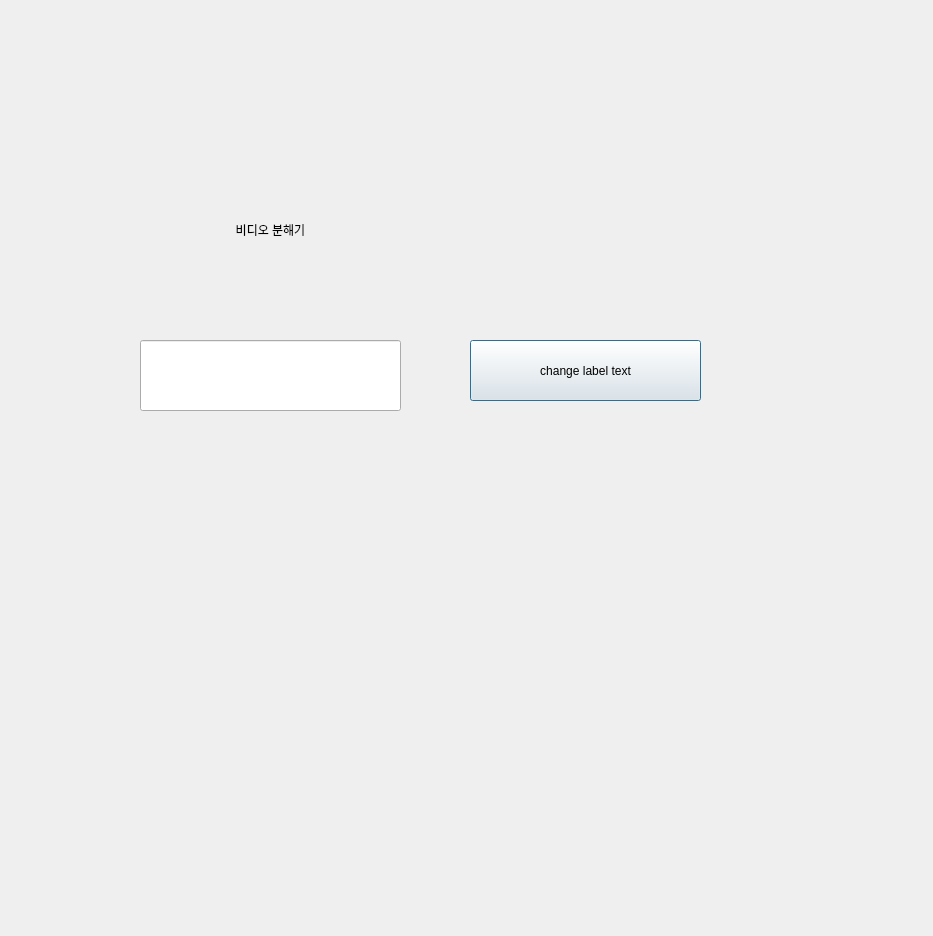
<?xml version="1.0" encoding="UTF-8"?>
<ui version="4.0">
 <class>Dialog</class>
 <widget class="QDialog" name="Dialog">
  <property name="geometry">
   <rect>
    <x>0</x>
    <y>0</y>
    <width>933</width>
    <height>936</height>
   </rect>
  </property>
  <property name="windowTitle">
   <string>Dialog</string>
  </property>
  <widget class="QPushButton" name="btn_changeText">
   <property name="geometry">
    <rect>
     <x>470</x>
     <y>340</y>
     <width>231</width>
     <height>61</height>
    </rect>
   </property>
   <property name="text">
    <string>change label text</string>
   </property>
  </widget>
  <widget class="QLabel" name="label">
   <property name="geometry">
    <rect>
     <x>110</x>
     <y>190</y>
     <width>321</width>
     <height>81</height>
    </rect>
   </property>
   <property name="text">
    <string>&lt;html&gt;&lt;head/&gt;&lt;body&gt;&lt;p align=&quot;center&quot;&gt;비디오 분해기&lt;/p&gt;&lt;/body&gt;&lt;/html&gt;</string>
   </property>
  </widget>
  <widget class="QLineEdit" name="lineedit_Test">
   <property name="geometry">
    <rect>
     <x>140</x>
     <y>340</y>
     <width>261</width>
     <height>71</height>
    </rect>
   </property>
  </widget>
 </widget>
 <resources/>
 <connections/>
</ui>
